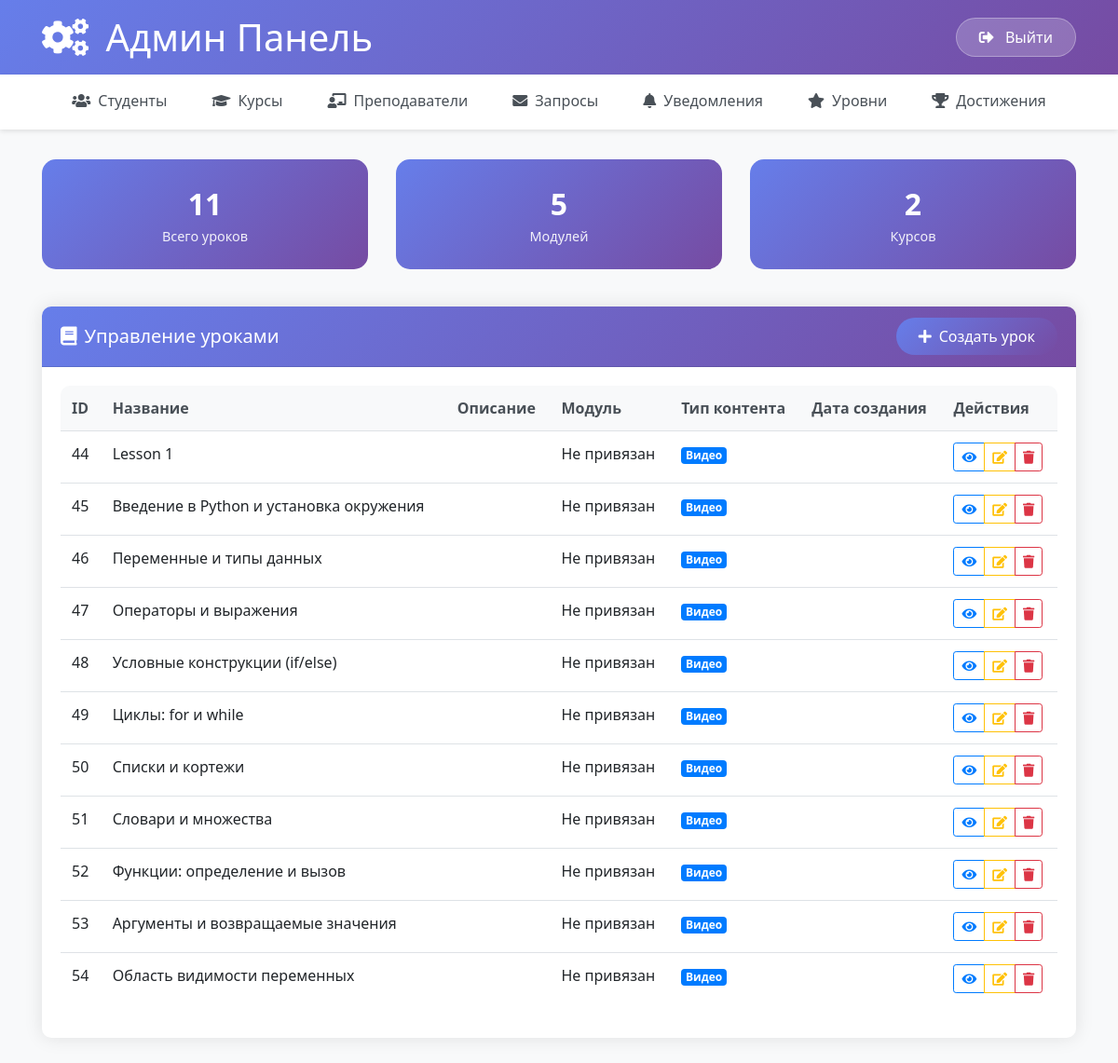
Before: /admin_lessons/ (signed in) with the older database file.
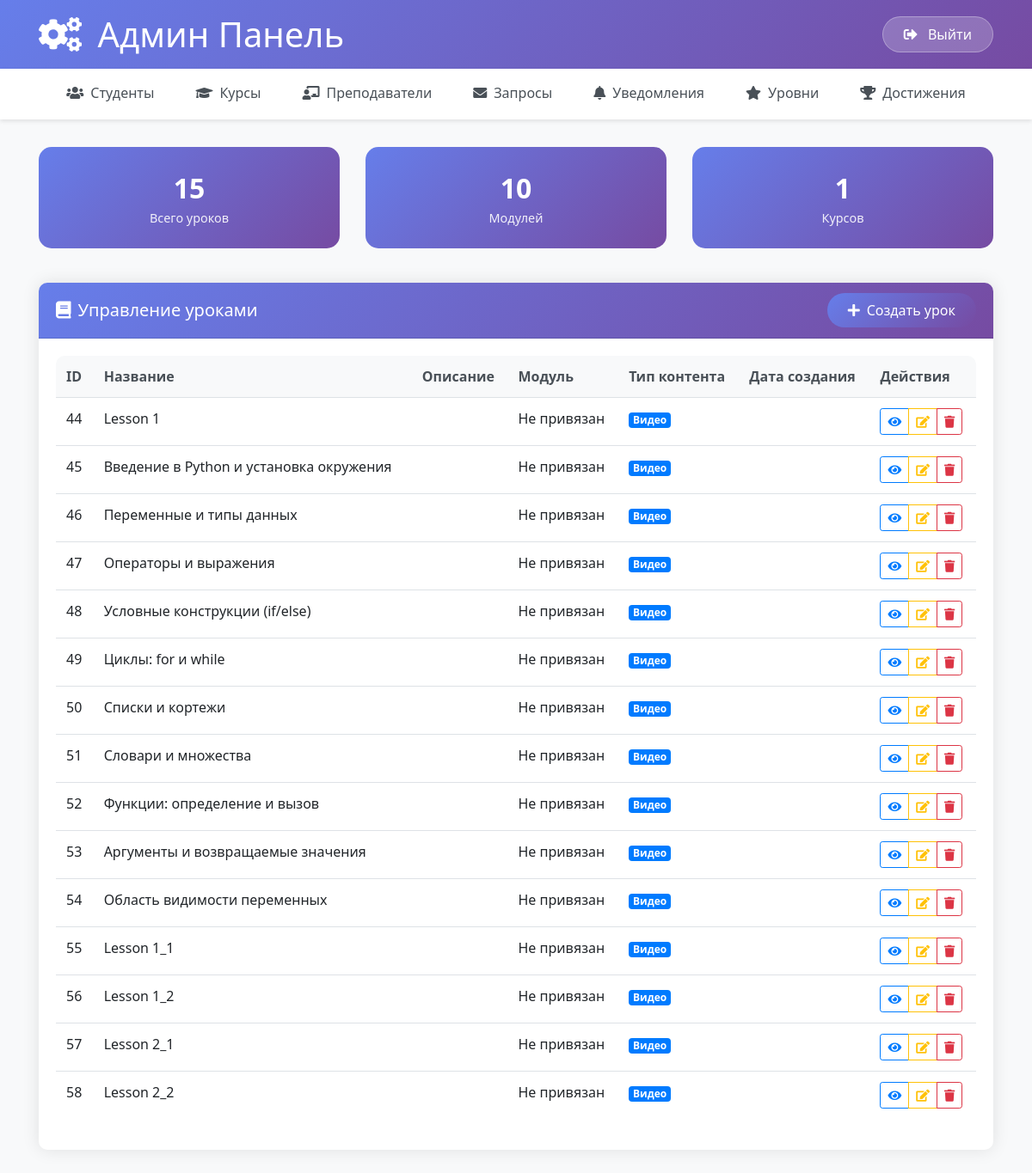
After: the same page with the newer database file.
### courses/models.py (models this page shows, shortened)
class Lesson(models.Model):
    title = models.CharField(max_length=100)
    video = models.FileField(upload_to='videos/', blank=True, null=True)
    video_url = models.URLField(
        max_length=500,
        blank=True,
        null=True,
        help_text='URL видео (YouTube, Vimeo, Google Drive, Dropbox, OneDrive)',
        validators=[validate_video_url]
    )
    pdf = models.FileField(upload_to='pdfs/', blank=True, null=True)
    convert_pdf_to_slides = models.BooleanField(
        default=False,
        help_text='Конвертировать PDF/PPTX в слайды для просмотра на странице'
    )
    converted_slides_status = models.CharField(
        max_length=20,
        choices=[('pending', 'В ожидании'), ('completed', 'Завершено'), ('failed', 'Ошибка'), ('not_applicable', 'Неприменимо')],
        default='not_applicable',
        help_text='Статус конвертации PDF/PPTX в слайды'
    )
    slide_count = models.IntegerField(default=0, help_text='Количество сгенерированных слайдов')

### courses/views.py (the view)
# urls.py: path('admin_lessons/', views.admin_lessons_page, name='admin_lessons_page'),
@login_required
def admin_lessons_page(request):
    from .models import Lesson, Module, Course
    lessons = Lesson.objects.all()
    modules = Module.objects.all()
    courses = Course.objects.all()
    context = {
        'lessons': lessons,
        'modules': modules,
        'courses': courses,
        'active_tab': 'lessons'
    }
    return render(request, 'courses/admin_lessons_page.html', context)

### courses/templates/courses/admin_lessons_page.html (shortened to what the changed rows need)
{% extends 'courses/admin_base.html' %}
{% block content %}
<div class="row mb-4">
    <div class="col-md-4">
        <div class="stats-card text-center">
            <div class="stats-number">{{ lessons.count }}</div>
            <div class="stats-label">Всего уроков</div>
        </div>
    </div>
    <div class="col-md-4">
        <div class="stats-card text-center">
            <div class="stats-number">{{ modules.count }}</div>
            <div class="stats-label">Модулей</div>
        </div>
    </div>
    <div class="col-md-4">
        <div class="stats-card text-center">
            <div class="stats-number">{{ courses.count }}</div>
            <div class="stats-label">Курсов</div>
        </div>
    </div>
</div>
<div class="row">
    <div class="col-12">
        <div class="card">
            <div class="card-body">
                <div class="table-responsive">
                    <table class="table table-hover">
                        <thead>
                            <tr>
                                <th>ID</th>
                                <th>Название</th>
                                <th>Описание</th>
                                <th>Модуль</th>
                                <th>Тип контента</th>
                                <th>Дата создания</th>
                                <th>Действия</th>
                            </tr>
                        </thead>
                        <tbody>
                            {% for lesson in lessons %}
                            <tr>
                                <td>{{ lesson.id }}</td>
                                <td>{{ lesson.title }}</td>
                                <td>{{ lesson.description|truncatechars:50 }}</td>
                                <td>{{ lesson.module.title|default:"Не привязан" }}</td>
                                <td>
                                    {% if lesson.video %}
                                        <span class="badge badge-primary">Видео</span>
                                    {% elif lesson.pdf %}
                                        <span class="badge badge-info">PDF</span>
                                    {% else %}
                                        <span class="badge badge-secondary">Текст</span>
                                    {% endif %}
                                </td>
                                <td>{{ lesson.created_at|date:"d.m.Y" }}</td>
                                <td>
                                    <div class="btn-group" role="group">
                                        <a href="{% url 'view_lesson' lesson.id %}" class="btn btn-sm btn-outline-primary">
                                            <i class="fas fa-eye"></i>
                                        </a>
                                        <a href="{% url 'edit_lesson' lesson.id %}" class="btn btn-sm btn-outline-warning">
                                            <i class="fas fa-edit"></i>
                                        </a>
                                        <button class="btn btn-sm btn-outline-danger" onclick="deleteLesson({{ lesson.id }})">
                                            <i class="fas fa-trash"></i>
                                        </button>
                                    </div>
                                </td>
                            </tr>
                            {% empty %}
                            <tr>
                                <td colspan="7" class="text-center text-muted">Уроки не найдены</td>
                            </tr>
                            {% endfor %}
                        </tbody>
                    </table>
                </div>
            </div>
        </div>
    </div>
</div>
{% endblock %}

Changed rows visible on the page:
added Lesson: id "55", title "Lesson 1_1", module "Не привязан", shows "Видео"
added Lesson: id "56", title "Lesson 1_2", module "Не привязан", video "Видео"
added Lesson: id "57", title "Lesson 2_1", module "Не привязан", shows "Видео"
added Lesson: id "58", title "Lesson 2_2", module "Не привязан", shows "Видео"
Other visible differences:
{{ lessons.count }}: "11" → "15"
{{ modules.count }}: "5" → "10"
{{ courses.count }}: "2" → "1"
